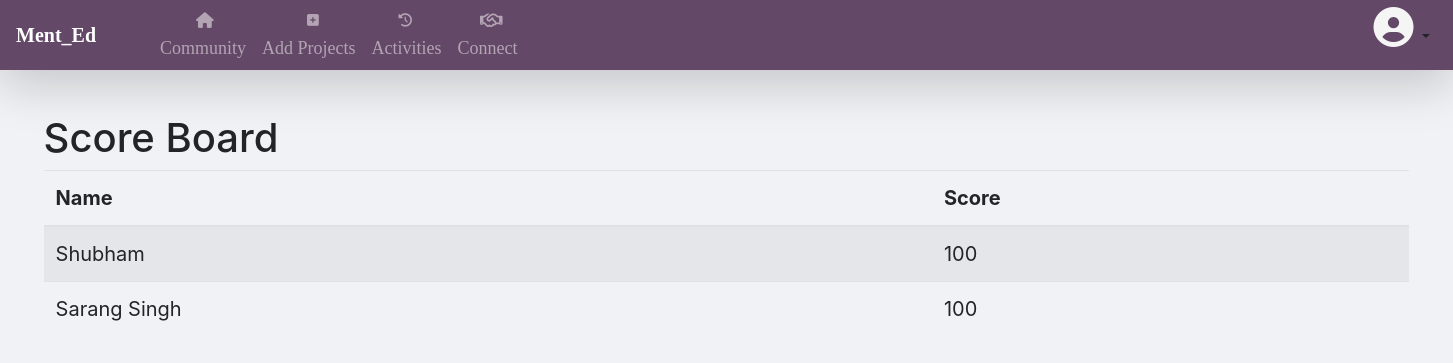
The page /MscoreBoard on the database its author committed.
### Main.py (models this page shows)
class Mentor(db.Model):
    id = db.Column(db.Integer, primary_key=True)
    username = db.Column(db.String(200))
    email = db.Column(db.String(50))
    password = db.Column(db.String(50))
    company = db.Column(db.String(200))
    credentials = db.Column(db.String(50))
    image = db.Column(db.String(50))
    roles = db.Column(db.String(50))
    score = db.Column(db.Integer, default=100)

### Main.py (the view)
@app.route('/MscoreBoard')
def MscoreBoard():
    rank_mentor = Mentor.query.order_by(desc(Mentor.score))
    return render_template('MscoreBoard.html', rank_mentor=rank_mentor)

### templates/Mscoreboard.html
{% extends "Mlayout.html"%}
{% block content%}
<h1>Score Board</h1>
<div>
    <table class="table table-striped table-hover">
        <thead>
        <tr>
            <th scope="col">Name</th>
            <th scope="col">Score</th>
        </tr>
        </thead>
        <tbody>
        <tr>
            {% for i in rank_mentor %}
            <td scope="row">{{i.username}}</td>
            <td>{{i.score}}</td>
        </tr>
        {% endfor %}
        </tbody>
    </table>
</div>
{% endblock%}

### static/layout.css (style rules this page uses)
body { color: #1864ab; background:#F0F2F5 !important; font-size:20px; }
body { font-family: calibri; width: 100%; }

### rows shown on the page
Mentor: username "Shubham", score "100"
Mentor: username "Sarang Singh", score "100"
